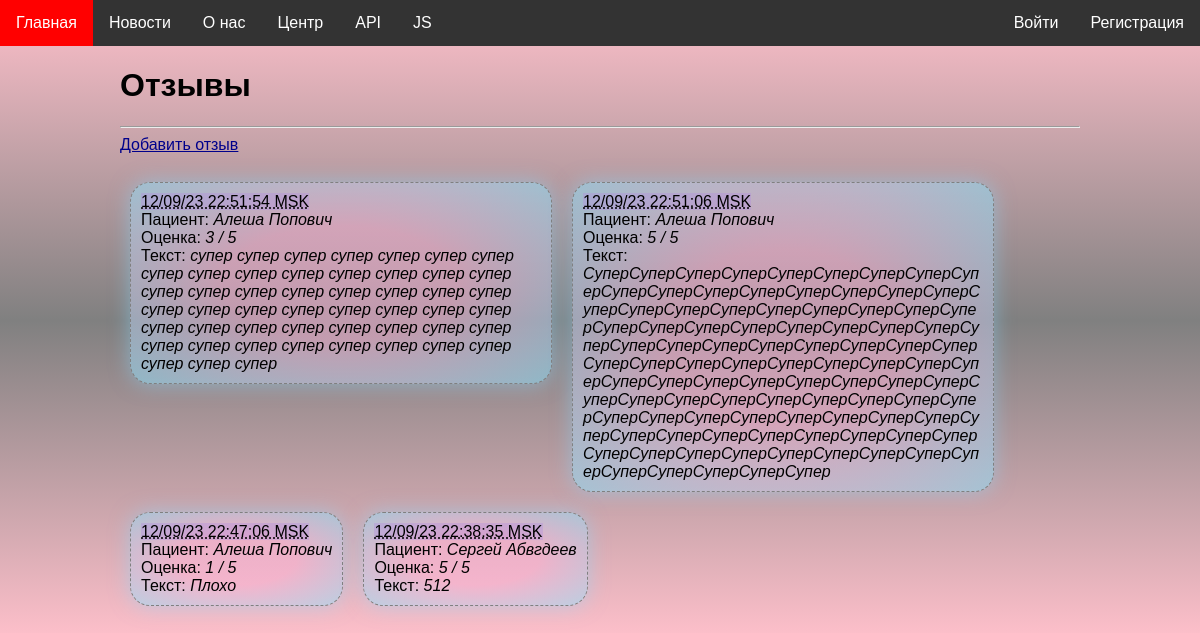
Before: /feedback-list with the older database file.
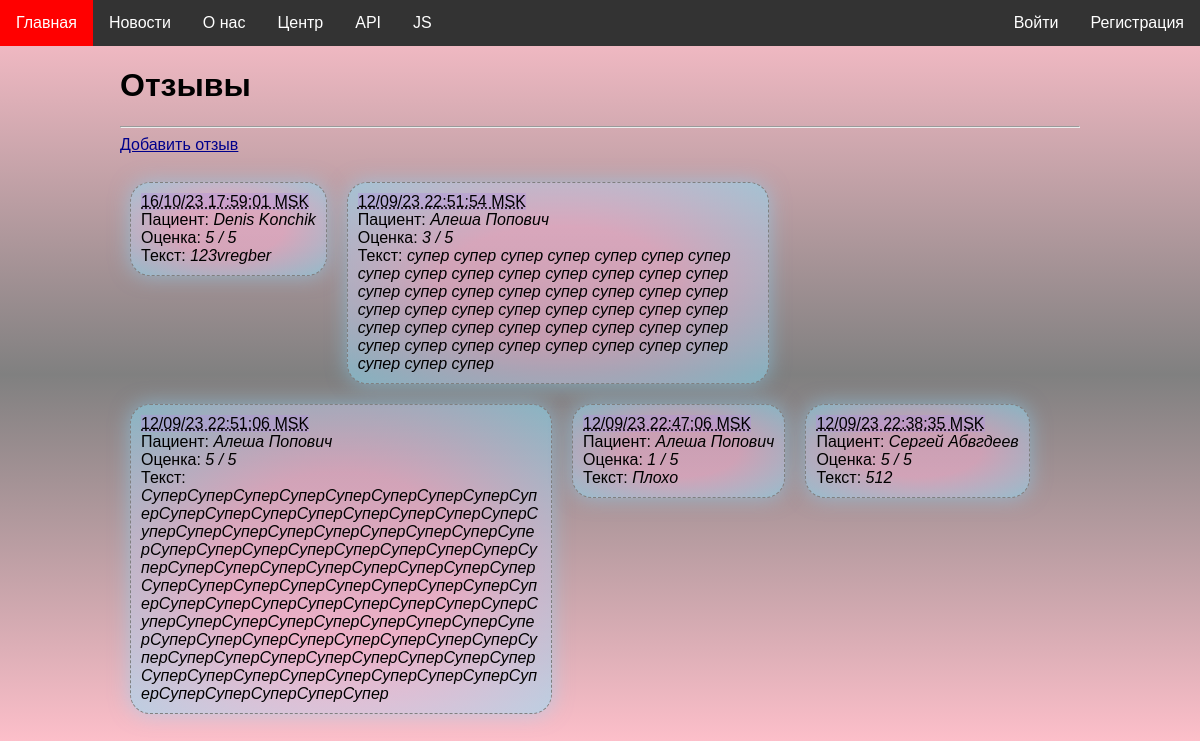
After: the same page with the newer database file.
### patients/models.py (models this page shows, shortened)
class Feedback(models.Model):
    user = models.ForeignKey(PatientProfile, on_delete=models.CASCADE)
    rating = models.IntegerField()
    text = models.TextField(max_length=500)
    date = models.DateTimeField(default=timezone.now)

class PatientProfile(models.Model):
    user = models.OneToOneField(User, on_delete=models.CASCADE)
    date_of_birth = models.DateField(validators=[validate_age])
    address = models.CharField(max_length=100)
    phone_number = models.CharField(
        max_length=17,
        validators=[
            RegexValidator(
                regex=r"\+375-\d{2}-\d{3}-\d{2}-\d{2}",
                message='Некорректный номер телефона',
            ),
        ],
        help_text="Формат: +375-XX-XXX-XX-XX"
    )

### website/views.py (the view)
# urls.py: path('feedback-list', feedback_list, name='feedback-list'),
def feedback_list(request):
    logger.info("A list of reviews is displayed")
    feedbacks = Feedback.objects.all().order_by('-date')
    return render(request, 'website/feedback-list.html', {'feedbacks': feedbacks})

### website/templatetags/custom_tags.py (called while the page is built)
@register.simple_tag
def current_times():
    return {
        'local_time': datetime.now().strftime("%Y-%m-%d %H:%M:%S"),
        'utc_time':  datetime.now(timezone.utc).strftime("%Y-%m-%d %H:%M:%S"),
        'time_zone': timezone.get_current_timezone()
    }

@register.simple_tag
def date_range(num):
    today = datetime.now()
    date_list = [today + timedelta(days=i) for i in range(num)]
    return date_list

### website/templates/website/feedback-list.html (shortened to what this page needs)
{% extends 'website/base.html' %}
{% load static %}
{% load tz %}
{% block styles %}
    <link rel="stylesheet" href="{% static 'website/css/feedback-list.css' %}">
{% endblock %}
{% block content %}
    <h1>Отзывы</h1>
    <hr>
    <a href="{% url 'create-feedback' %}">Добавить отзыв</a><br><br>
  <div>
    {% for feedback in feedbacks %}
        <div class="feedback common-block">
            <mark>{{ feedback.date|date:"d/m/y H:i:s e" }}</mark> <br>
            Пациент: <i>{{ feedback.user.user.get_full_name}}</i><br>
            Оценка: <i>{{ feedback.rating }} / 5</i><br>
            Текст: <i class="text">{{ feedback.text }}</i>
        </div>
    {% empty %}
        <h3>Список отзывов пуст</h3>
    {% endfor %}
</div>
{% endblock %}

Changed rows visible on the page:
added Feedback: date "16/10/23 17:59:01 MSK", user.user.get_full_name "Denis Konchik", rating "5", text "123vregber"
